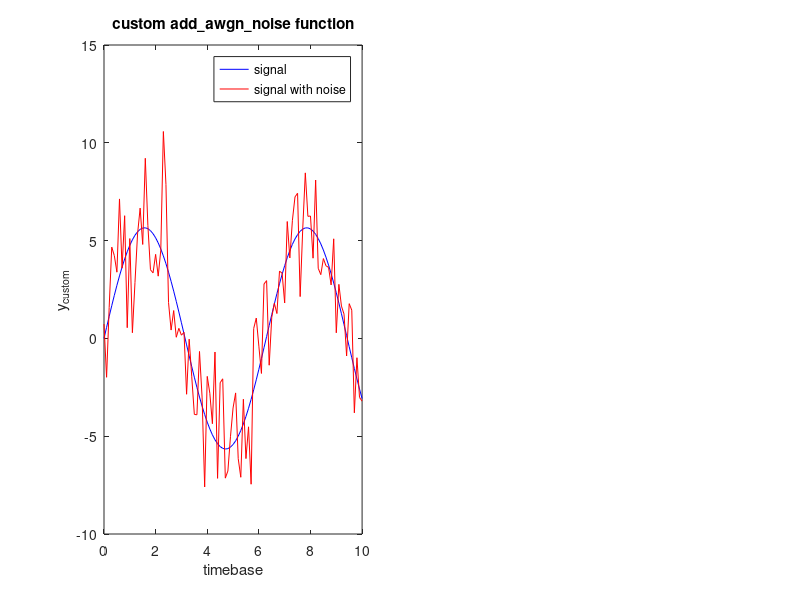

Here is the MATLAB script that generated this plot:
% Assigning the Frequency, Amplitute and Degree
f=60;
A=1.0;
ph=45;
fs=8*f;
Ts=1/fs;
t=0:Ts:200;
% Generate a 200 Samples
x=A*(ph*sin(2*pi*fs*t)+(1/3)*sin(2*pi*3*fs*t));
function y = add_awgn_noise(x,SNR_dB)
    %y=awgn_noise(x,SNR) adds AWGN noise vector to signal 'x' to generate a
    %resulting signal vector y of specified SNR in dB
    %rng('default');%set the random generator seed to default (for comparison only)
    L=length(x);
    SNR = 10^(SNR_dB/10); %SNR to linear scale
    Esym=sum(abs(x).^2)/(L); %Calculate actual symbol energy
    N0=Esym/SNR; %Find the noise spectral density
    if(isreal(x)),
        noiseSigma = sqrt(N0);%Standard deviation for AWGN Noise when x is real
        n = noiseSigma*randn(1,L);%computed noise
    else
        noiseSigma=sqrt(N0/2);%Standard deviation for AWGN Noise when x is complex
        n = noiseSigma*(randn(1,L)+1i*randn(1,L));%computed noise
    end    
    y = x + n; %received signal    
end




SNR_dB = 5.0; %Signal to noise ratio in dB
t = 0:.1:10;%time base

x = sqrt(2)*(sin(t)+3*sin(t));
%x = sin(t); % Create a sine signal.
 

y_custom = add_awgn_noise(x,SNR_dB); %our custom function
 
%
 
%Plotting results
 
figure; subplot(1,2,1);
plot(t,x,'b',t,y_custom,'r') % Plot both signals.
legend('signal','signal with noise');
xlabel('timebase');ylabel('y_{custom}');
title('custom add\_awgn\_noise function');